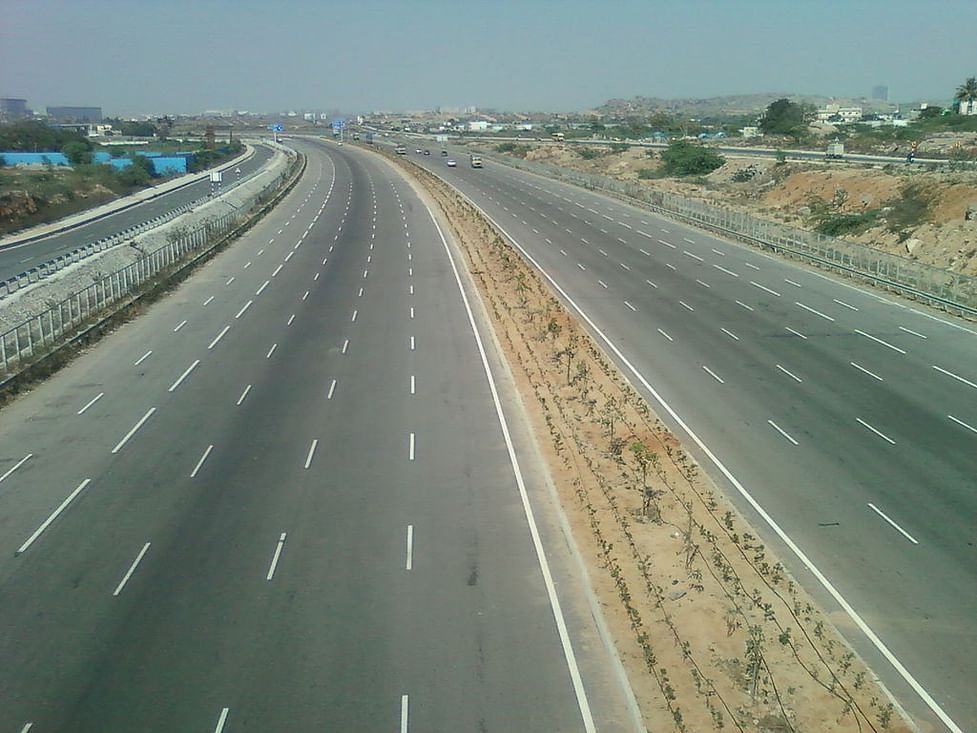
#> input picture Udemy/Images/lane.jpg, 977 x 733 px, found by its file name
$ jupyter execute autonomous.ipynb   (older library calls are emulated)
#> lines starting #> are read from the running program, lines starting #| are printed output that depends on the picture; after the words box and inside, x2 and y2 are one past the last pixel; in counts of white or black regions, pixels touching at a corner belong together
[cell 1]
import matplotlib.pyplot as plt
import cv2
import numpy as np
import matplotlib.image as mpimg

[cell 2]
lane = cv2.imread(r'Images\lane.jpg')
#> lane is the input picture: shape (733, 977, 3); mean B, G, R 122.3, 133.9, 122.5
plt.imshow(cv2.cvtColor(lane,cv2.COLOR_BGR2RGB))

[cell 3]
lane_laplace = cv2.Laplacian(lane,cv2.CV_64F)
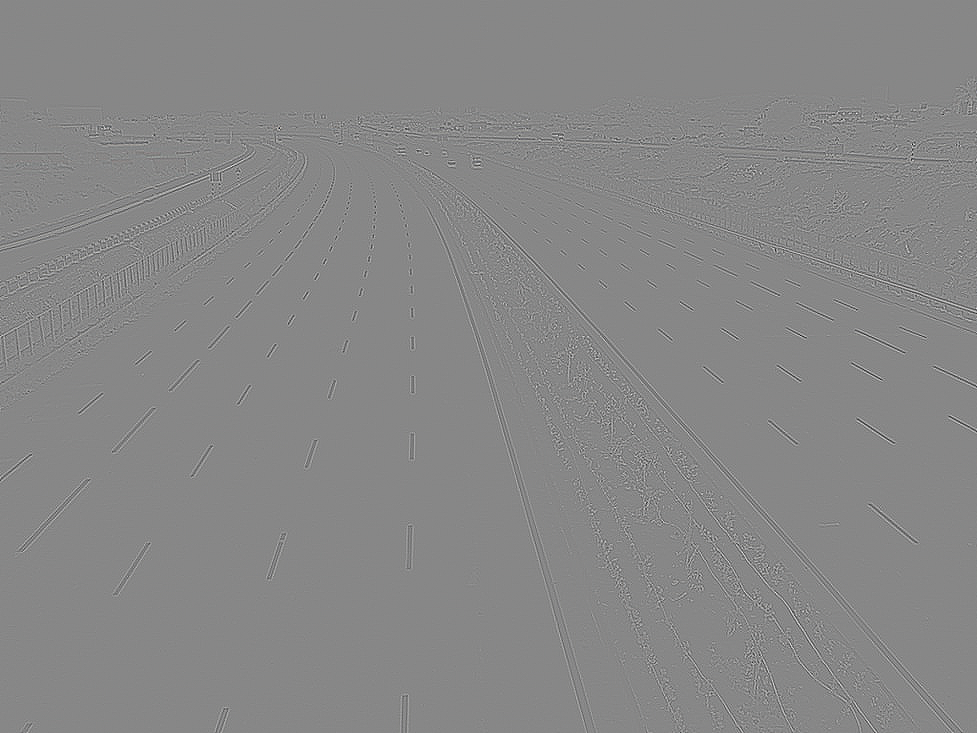
#> lane_laplace: shape (733, 977, 3) float64; mean B, G, R 0, 0, 0; drawn with min black and max white

[cell 4]
plt.imshow(lane_laplace)
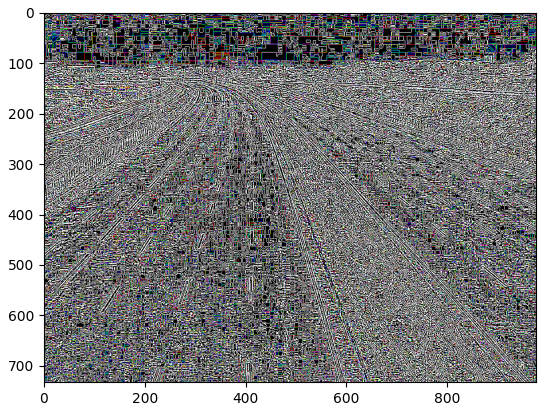
#> figure drawn by matplotlib, 1 panel; B, G, R data is drawn as R, G, B

[cell 5]
lane_image = cv2.imread(r'Images\lane2.jpg')
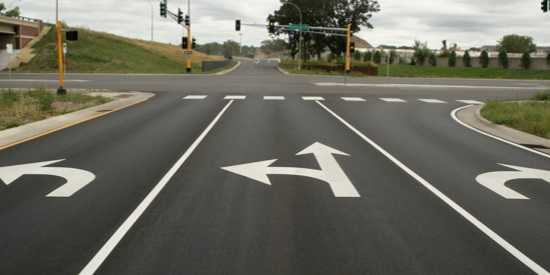
#> input picture Udemy/Images/lane2.jpg, 550 x 275 px, found by its file name
#> lane_image is the input picture: shape (275, 550, 3); mean B, G, R 96.4, 107.5, 108
plt.imshow(cv2.cvtColor(lane_image,cv2.COLOR_BGR2RGB))

[cell 6]
lane_gray = cv2.cvtColor(lane_image,cv2.COLOR_BGR2GRAY)
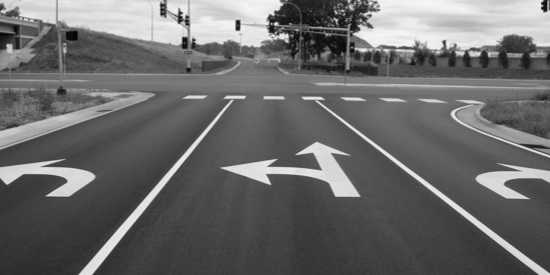
#> lane_gray: shape (275, 550); min 1, max 255, mean 106.3
plt.imshow(cv2.cvtColor(lane_gray,cv2.COLOR_BGR2RGB))

[cell 7]
blur = cv2.GaussianBlur(lane_gray,(7,7),0)
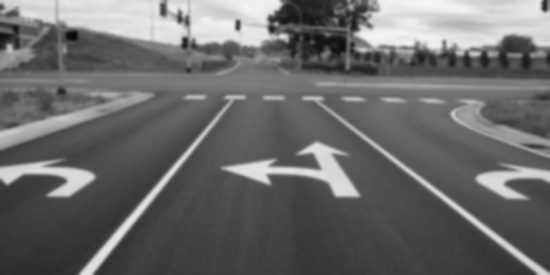
#> blur: shape (275, 550); min 8, max 246, mean 106.3
plt.imshow(cv2.cvtColor(blur,cv2.COLOR_BGR2RGB))

[cell 8]
canny = cv2.Canny(blur,10,200)
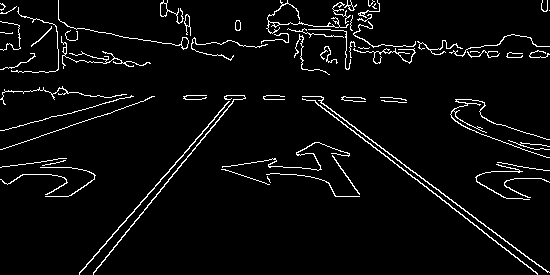
#> canny: shape (275, 550); 4.3% white in thin lines or dots
plt.imshow(cv2.cvtColor(canny,cv2.COLOR_BGR2RGB))
canny.shape
#> Out = (275, 550)

[cell 9]
vertices = np.array([[(50,260),(160,98),(410,98),(550,260)]],dtype=np.int32)
mask = np.zeros_like(lane_gray)
cv2.fillPoly(mask,vertices,255)
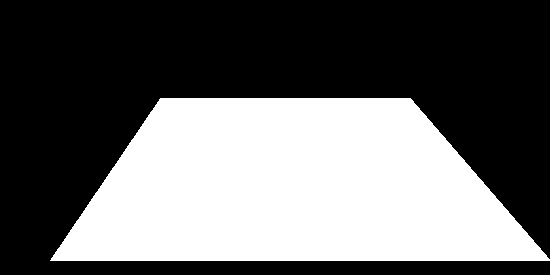
#> mask: shape (275, 550); 40.5% white; 1 white region, box (x1, y1, x2, y2) and area: (50, 98, 550, 261) 61276
masked_image = cv2.bitwise_and(lane_gray,mask)
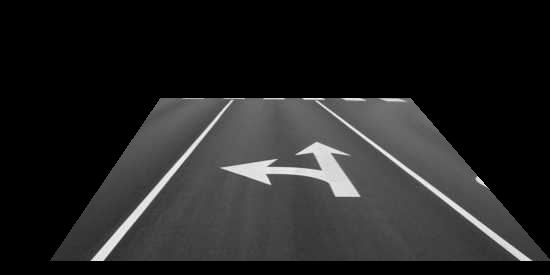
#> masked_image: shape (275, 550); min 0, max 254, mean 35.8
plt.figure()
plt.imshow(cv2.cvtColor(masked_image,cv2.COLOR_BGR2RGB))

[cell 10]
masked_image = cv2.bitwise_and(canny,mask)
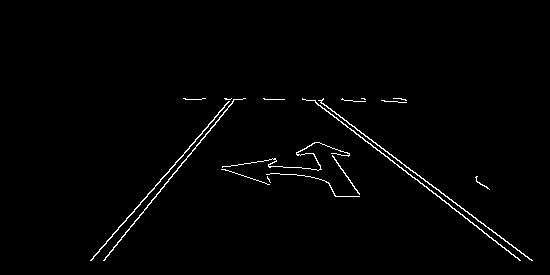
#> masked_image: shape (275, 550); 1.3% white in thin lines or dots, all inside (x1, y1, x2, y2) = (90, 98, 533, 261)
plt.figure()
plt.imshow(cv2.cvtColor(masked_image,cv2.COLOR_BGR2RGB))

[cell 11]
rho = 2
theta = np.pi/100
threshold = 170
min_line_len = 100
max_line_gap = 50

lines = cv2.HoughLinesP(masked_image,rho,theta,threshold,np.array([]),min_line_len,max_line_gap)
#> lines = [[103, 260, 236, 99], [313, 100, 520, 260], [401, 163, 503, 238], [90, 260, 214, 119]]

lines_image = np.zeros((masked_image.shape[0],masked_image.shape[1],3),dtype=np.uint8)

# for line in lines:
#     for x1,y1,x2,y2 in line:
#         cv2.line(lines_image,(x1,y1),(x2,y2),[0,0,255],20)
print(lines)
#| [[[103 260 236  99]]
#|  [[313 100 520 260]]
#|  [[401 163 503 238]]
#|  [[ 90 260 214 119]]]

[cell 12]
lines = cv2.HoughLinesP(masked_image,rho,theta,threshold,np.array([]),min_line_len,max_line_gap)
print(lines)
#| [[[103 260 236  99]]
#|  [[313 100 520 260]]
#|  [[401 163 503 238]]
#|  [[ 90 260 214 119]]]
